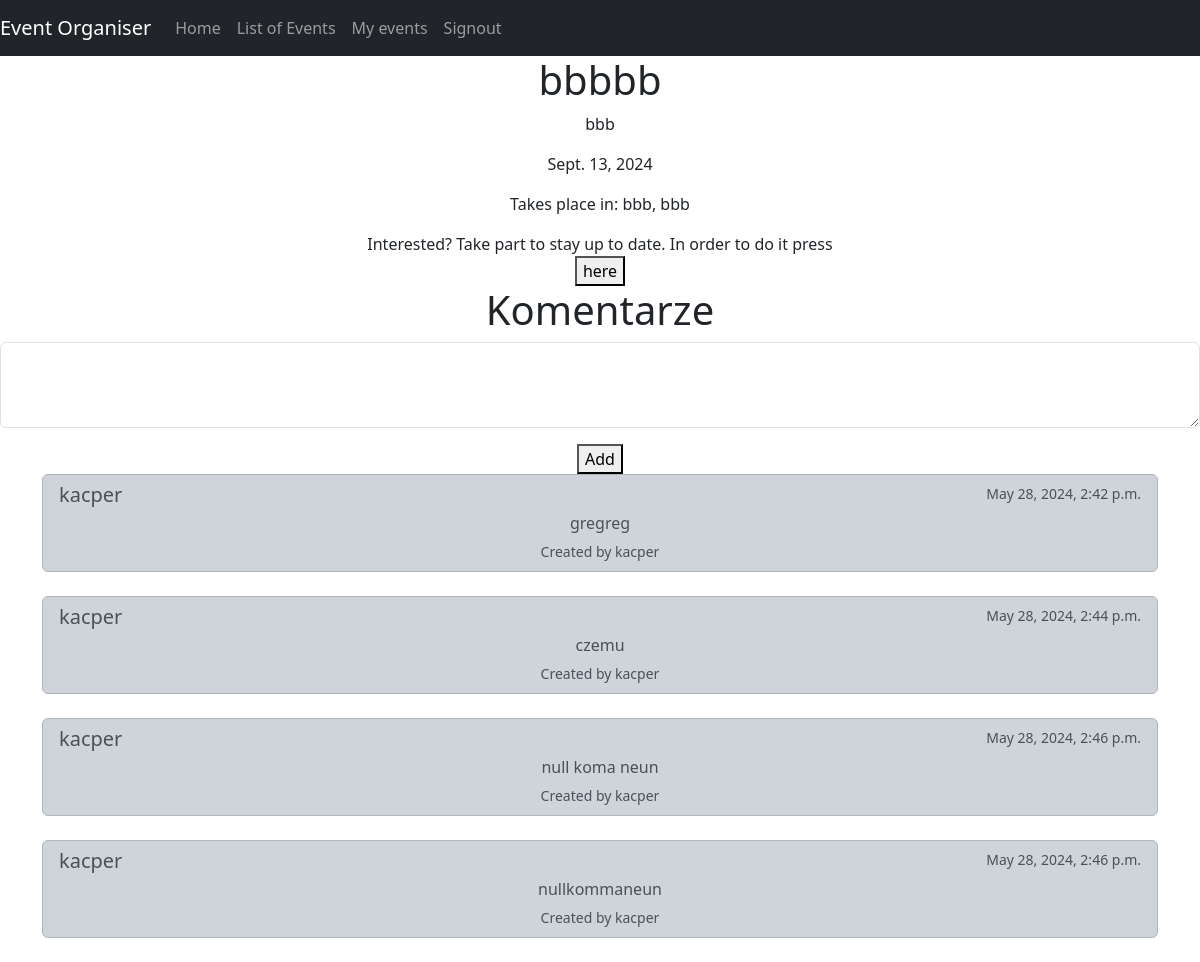
Page /5 (signed in) on the earlier database version.
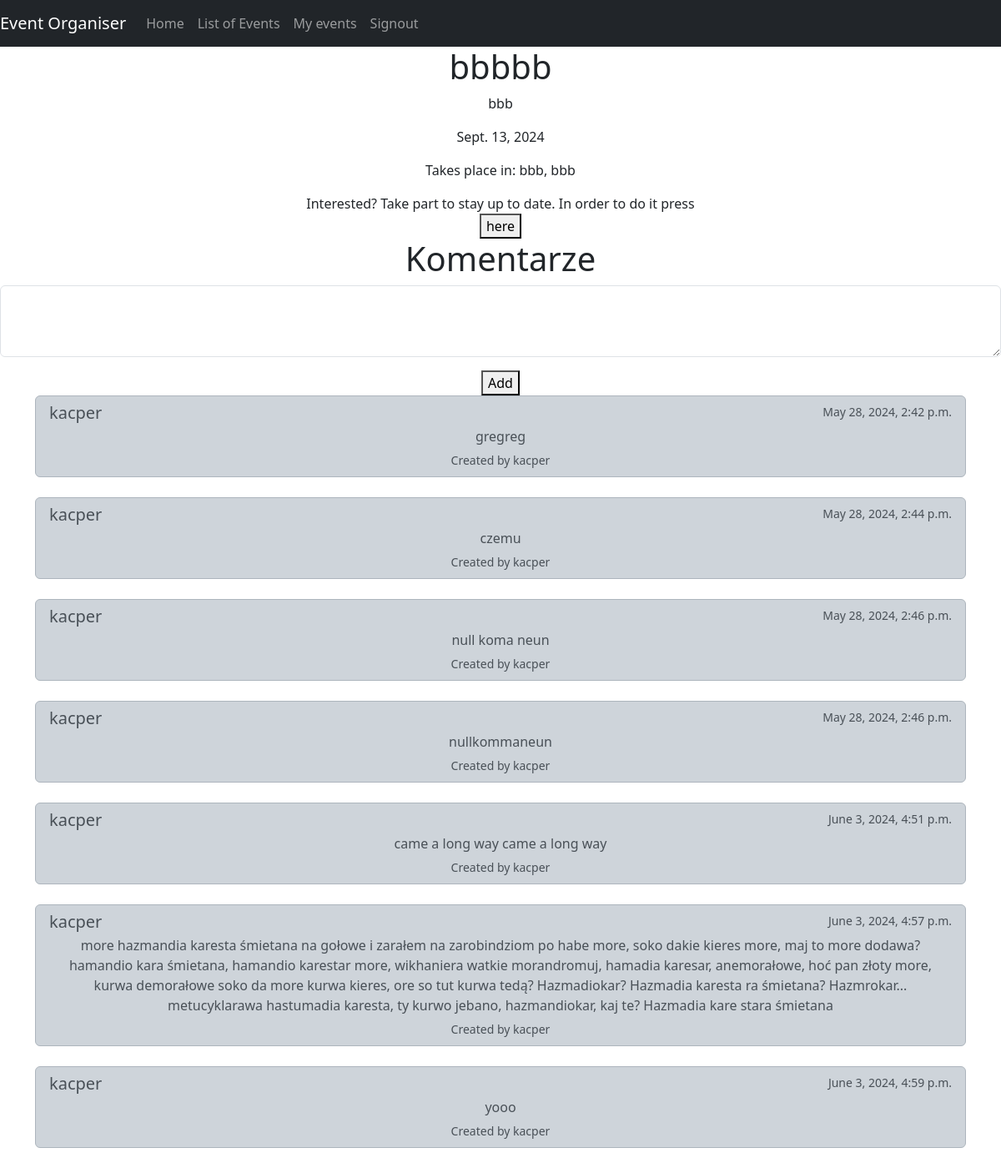
Same page on the later database version.
### main/models.py (models this page shows, shortened)
class EventComments(models.Model):
    user = models.CharField(
        max_length=100,
        )
    eventId = models.IntegerField()
    commentData = models.DateTimeField(auto_now_add=True)
    text = models.CharField(
        max_length=1000
        )

### main/views.py (the view, shortened to what this page needs)
# urls.py: path("<int:id>",views.index, name="index"),
def index(response,id):
    if response.user.is_authenticated:
        item = Events.objects.get(id=id)
        usr = response.user.username
        comments = EventComments.objects.filter(eventId = id)
        if response.method == "POST" and "btnComment" in response.POST:
            form_text = response.POST.get("text")
            query = EventComments(user = usr, eventId = id, text = form_text)
            query.save()
            return HttpResponseRedirect("")
        else:
            print("POST failed")
        context = {
            'item':item,
            'comments':comments,
        }
        return render(response,'main/index.html',context)
    else:
        return HttpResponseRedirect("/info/")

### main/templates/main/index.html (shortened to what this page needs)
{% extends 'main/base.html' %}
{% block content %}
    <h1>{{ item.name }}</h1>
    <p>{{ item.description|safe }}</p>
    <p>{{ item.date }}</p>
    <p>Takes place in: {{ item.country }}, {{ item.city }} </p>
    {% if events_items.user != user.get_username %}
        Interested? Take part to stay up to date. In order to do it press <form method="post" action="" name="participate">{% csrf_token %}<button name="btnParticipate" type="submit">here</button></form>
    {% endif %}
        <h1>Komentarze</h1>
        <form method="post" action="" name="addComment">
            <div class="mb-3">
                <textarea class="form-control" id="exampleFormControlTextarea1" rows="3" name="text"></textarea>
            </div>
            <button name="btnComment" type="submit">Add</button>
        </form>
        <div class="commentSection">
            {% if comments %}
                {% for i in comments %}
                <div class="container">
                    <div class="list-group">
                        <ul class="list-group">
                            <li class="list-group-item list-group-item-dark">
                                <div class="d-flex w-100 justify-content-between">
                                    <h5 class="mb-1">{{ i.user }}</h5>
                                        <small>{{ i.commentData }}</small>
                                </div>
                                    <p class="mb-1">{{ i.text }}</p>
                                        <small>Created by {{ i.user }}</small>
                          </li>
                        </ul>
                      </div>
                      <br>
                </div>
                {% endfor %}
            {% else %}
                <p>Curently no comments</p>
            {% endif %}
        </div>
{% endblock %}

Differences in the rows shown:
added EventComments: user "kacper", commentData "June 3, 2024, 4:51 p.m.", text "came a long way came a long way"
added EventComments: user "kacper", commentData "June 3, 2024, 4:57 p.m.", text "more hazmandia karesta śmietana na gołowe i zarałem na zarobindziom po habe more, soko dakie kieres more, maj to more dodawa? hamandio kara śmietana, hamandio karestar more, wikhaniera watkie morandromuj, hamadia karesar, anemorałowe, hoć pan złoty more, kurwa demorałowe soko da more kurwa kieres, ore so tut kurwa tedą? Hazmadiokar? Hazmadia karesta ra śmietana? Hazmrokar... metucyklarawa hastumadia karesta, ty kurwo jebano, hazmandiokar, kaj te? Hazmadia kare stara śmietana"
added EventComments: user "kacper", commentData "June 3, 2024, 4:59 p.m.", text "yooo"
